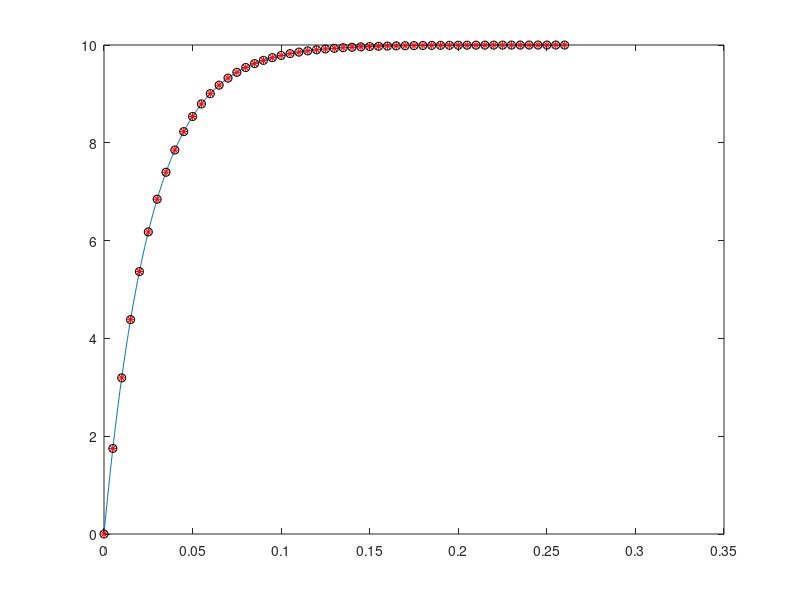

Write MATLAB code to recreate this figure.
% Exemplo de Algoritmo de Equa??es Recursivas
% Circuito RC
clc
clear
format long

E = 10;
NT = 26;
T = 5e-3;          % per?odo de amostragem
R = NT;
C = 1000e-6;

Vo = 0;           % valor inicial
%Io = Vo / R;

RC = R*C;           % constante RC
Tf = NT*0.01;      % tempo final de simula??o
a = exp(-T/RC);
b = 1-exp(-T/RC);
% a=0.2;


% Gr?fico "cont?nuo" com 1000 pontos
t = 0:Tf/999:Tf;
%I1 = Io*exp(-t/RC);
V1 = E*(1-exp(-t/RC));
figure(1)
plot(t,V1)
hold on             % lembrar de hold off no final

% Gr?fico discreto
k = 0:Tf/T;
V2 = E*(1-exp(-k*T/RC));
plot(k*T,V2,'*r')

% Gr?fico discreto a partir da equa??o recursiva

% Condi??o Inicial
V3(1) = Vo;   % para k = 0

% for j=1:length(k)-1
%    I3(j+1)=a*I3(j);
% end
% plot(k*T,I3,'ok')

% ou
for j=2:length(k)
    V3(j)=a*V3(j-1)+b*E;
end
plot(k*T,V3,'ok')


hold off